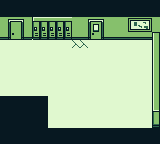

Tiled map render using the project's own tile images. Description and the whole map definition, tile-layer contents included, below:
An orthogonal 20x18 tile map with 8x8 px tiles, 1 tile layer (Tile Layer 1).

<map version="1.10" tiledversion="1.10.1" orientation="orthogonal" renderorder="right-down" width="20" height="18" tilewidth="8" tileheight="8" infinite="0" nextlayerid="2" nextobjectid="1">
 <tileset firstgid="1" source="Assets.tsx" />
 <layer id="1" name="Tile Layer 1" width="20" height="18">
  <data encoding="csv">
899,899,899,899,899,899,899,899,899,899,899,899,899,899,899,899,899,899,899,899,
899,899,899,899,899,899,899,899,899,899,899,899,899,899,899,899,899,899,899,899,
19,10,11,19,1,3,3,3,3,19,19,7,8,19,19,19,151,152,153,19,
648,138,139,147,129,131,131,131,131,147,147,135,136,147,147,147,279,280,281,147,
275,266,267,275,257,259,259,259,259,275,275,263,264,275,275,275,275,275,275,33,
1283,1283,1283,1283,1283,1283,1283,1283,1283,897,897,1283,1283,1283,1283,1283,1283,1283,1283,161,
1283,1283,1283,1283,1283,1283,1283,1283,1283,1283,1283,1283,1283,1283,1283,1283,1283,1283,1283,161,
1283,1283,1283,1283,1283,1283,1283,1283,1283,1283,1283,1283,1283,1283,1283,1283,1283,1283,1283,161,
1283,1283,1283,1283,1283,1283,1283,1283,1283,1283,1283,1283,1283,1283,1283,1283,1283,1283,1283,289,
1283,1283,1283,1283,1283,1283,1283,1283,1283,1283,1283,1283,1283,1283,1283,1283,1283,1283,1283,35,
1283,1283,1283,1283,1283,1283,1283,1283,1283,1283,1283,1283,1283,1283,1283,1283,1283,1283,1283,35,
1283,1283,1283,1283,1283,1283,1283,1283,1283,1283,1283,1283,1283,1283,1283,1283,1283,1283,1283,163,
899,899,899,899,899,899,1283,1283,1283,1283,1283,1283,1283,1283,1283,1283,1283,1283,1283,291,
899,899,899,899,899,899,1283,1283,1283,1283,1283,1283,1283,1283,1283,1283,1283,1283,1283,37,
899,899,899,899,899,899,1283,1283,1283,1283,1283,1283,1283,1283,1283,1283,1283,1283,1283,165,
899,899,899,899,899,899,1283,1283,1283,1283,1283,1283,1283,1283,1283,1283,1283,1283,1283,293,
899,899,899,899,899,899,899,899,899,899,899,899,899,899,899,899,899,899,899,899,
899,899,899,899,899,899,899,899,899,899,899,899,899,899,899,899,899,899,899,899
</data>
 </layer>
</map>